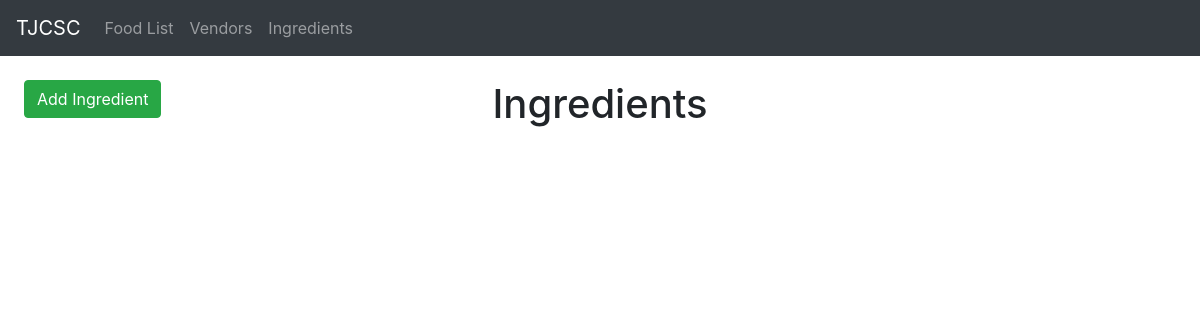
The page /ingredients/ on the database as committed earlier.
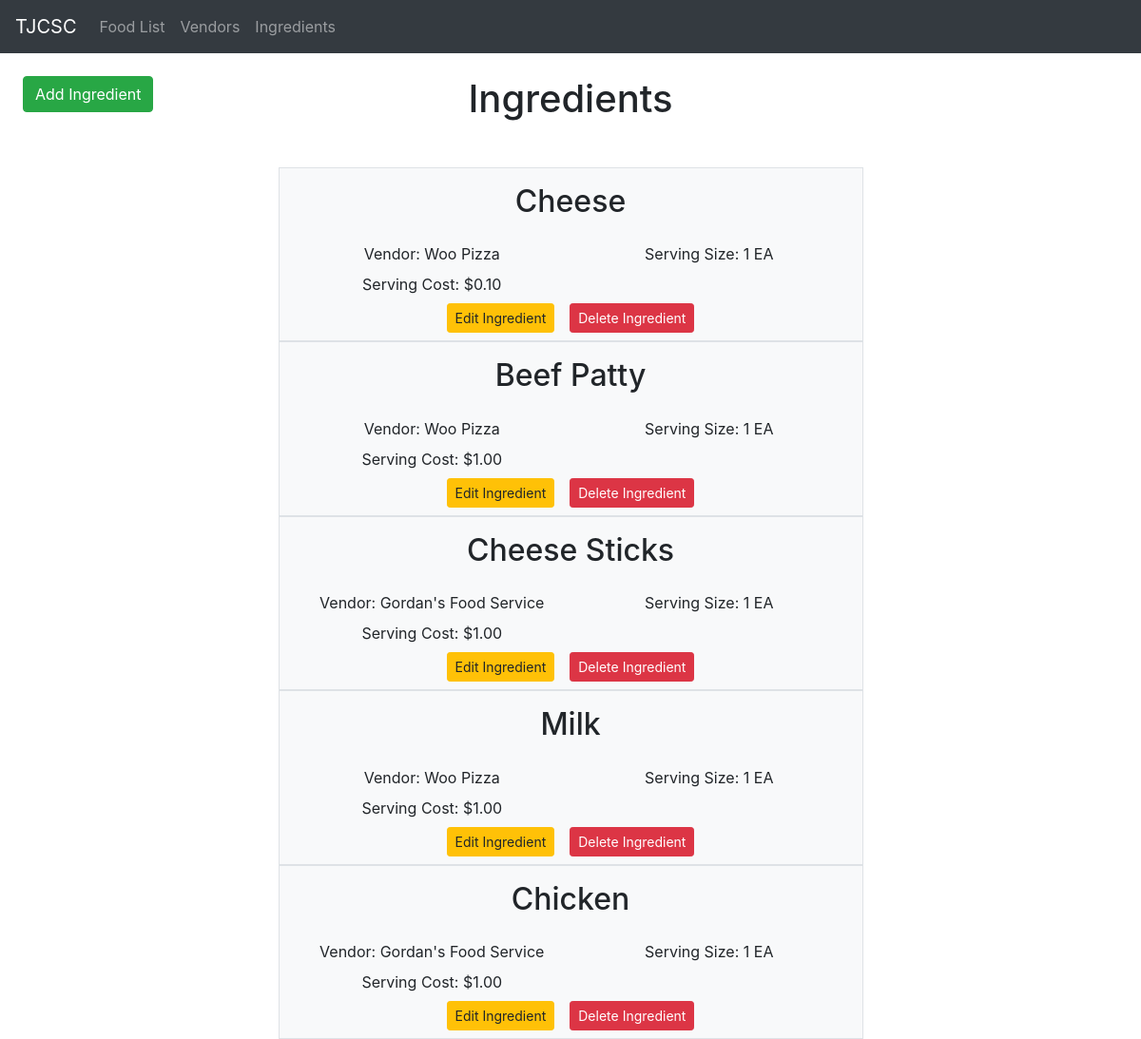
The same page on the database as committed later.
### ingredients/models.py (models this page shows)
class Ingredient(models.Model):
    ingredient_name = models.CharField(max_length=250)
    ingredient_serving_size = models.IntegerField()
    unit_of_measure = models.ForeignKey(UnitOfMeasure, on_delete = models.CASCADE)
    vendor = models.ForeignKey(Vendor, on_delete= models.CASCADE)
    serving_size_cost = models.DecimalField(default=0.00, max_digits=10, decimal_places=2)

class UnitOfMeasure(models.Model):
    abbr = models.CharField(max_length=2)
    description = models.CharField(max_length=100)

### vendors/models.py (models this page shows, shortened)
class Vendor(models.Model):
    company_name = models.CharField(max_length = 100)
    company_number = models.CharField(max_length = 15)
    rep_name = models.CharField(max_length = 100)

### ingredients/views.py (the view)
# urls.py: path('ingredients/', include('ingredients.urls')),
def ingredients(request):
    context = {
        'ingredient_info' : Ingredient.objects.select_related('unit_of_measure', 'vendor').all(),
    }
    return render(request, 'ingredients/ingredients.html', context)

### ingredients/templates/ingredients/ingredients.html (shortened to what this page needs)
{% extends "foodlist/base.html" %}
{% block content %}
<div class='container=fluid'>
    <div class='row mt-4'>
        <div class='col-2'>
            <a class='btn btn-success ml-4' href="{% url 'ingredient-create' %}">Add Ingredient</a>
        </div>
        <div class='col-8 d-flex justify-content-center'>
            <h1 class='h1 mb-5'>Ingredients</h1>
        </div>
    </div>
    {% for ingredient in ingredient_info %}
    <div class='row d-flex justify-content-center'>
        <div class='col-6 bg bg-light border'>
            <div class='row'>
                <div class='col-12 d-flex justify-content-center mb-3 mt-3'>
                    <h2>{{ ingredient.ingredient_name }}</h2>
                </div>
            </div>
            <div class='row'>
                <div class='col-12 d-flex'>
                    <label class='col-6 text-center'>Vendor: {{ ingredient.vendor.company_name }}</label>
                    <label class='col-6 text-center'>Serving Size: {{ ingredient.ingredient_serving_size }} {{ ingredient.unit_of_measure.abbr }} </label>
                </div>
            </div>
            <div class='row'>
                <div class='col-12 d-flex'>
                    <label class='col-6 text-center'>Serving Cost: ${{ ingredient.serving_size_cost }}</label>
                </div>
            </div>
            <div class='row'>
                <div class='col-12 d-flex mb-2 justify-content-center'>
                    <a class='btn btn-sm btn-warning mr-3' href="{% url 'ingredient-edit' ingredient.id %}">Edit Ingredient</a>
                    <a class='btn btn-sm btn-danger' href="{% url 'ingredient-delete' ingredient.id %}">Delete Ingredient</a>
                </div>
            </div>
        </div>
    </div>
    {% endfor %}
</div>
{% endblock %}

Rows that differ between the two databases and show on the page:
now on this page (row unchanged): Ingredient: ingredient_name "Cheese", vendor.company_name "Woo Pizza", ingredient_serving_size "1", unit_of_measure.abbr "EA", serving_size_cost "0.10"
now on this page (row unchanged): Ingredient: ingredient_name "Beef Patty", vendor.company_name "Woo Pizza", ingredient_serving_size "1", unit_of_measure.abbr "EA", serving_size_cost "1.00"
added Ingredient: ingredient_name "Cheese Sticks", vendor.company_name "Gordan's Food Service", ingredient_serving_size "1", unit_of_measure.abbr "EA", serving_size_cost "1.00"
added Ingredient: ingredient_name "Milk", vendor.company_name "Woo Pizza", ingredient_serving_size "1", unit_of_measure.abbr "EA", serving_size_cost "1.00"
added Ingredient: ingredient_name "Chicken", vendor.company_name "Gordan's Food Service", ingredient_serving_size "1", unit_of_measure.abbr "EA", serving_size_cost "1.00"
